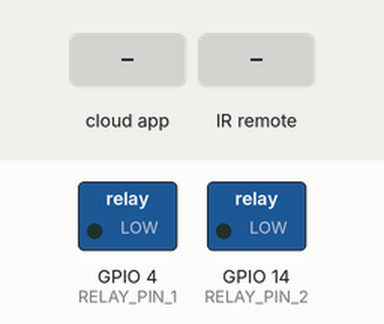
A sketch run on a simulated ESP8266 (NodeMCU). Parts: switched loads named in the sketch (green lamp = pin HIGH). The inputs (shaded band) are chosen by the test bench. WiFi joins after 1.5 s; servers stay silent unless stated; what the sketch prints to the serial monitor is not drawn.

Above: at 2.7 s.
2.8 s: the phone or cloud app sets AC.1 to 1
At 3.7 s:
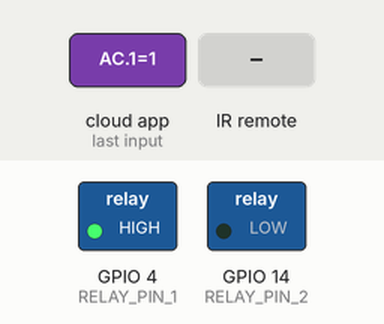
4.3 s: the phone or cloud app sets AC.2 to 1
At 4.8 s:
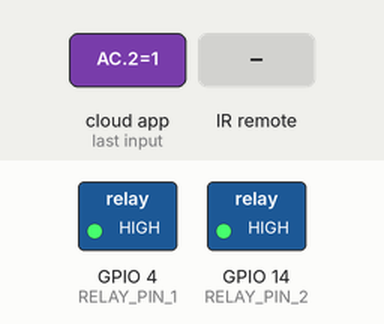
5.8 s: the phone or cloud app sets AC.1 to 0
At 7.0 s:
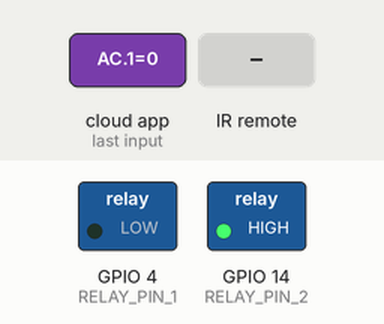
7.3 s: infrared code 0x680FB8 received
At 8.3 s:
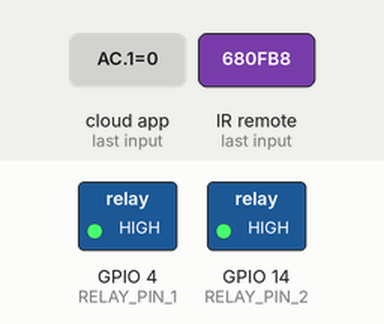
8.8 s: infrared code 0x906878 received
At 9.4 s:
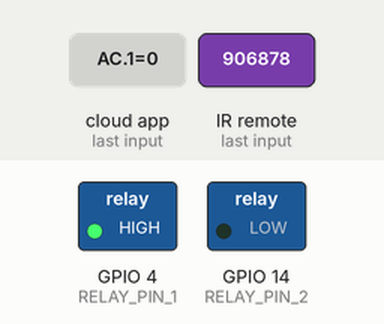
Timing chart, 0 to 11.3 s (numbered marks = the images above; inputs shaded):
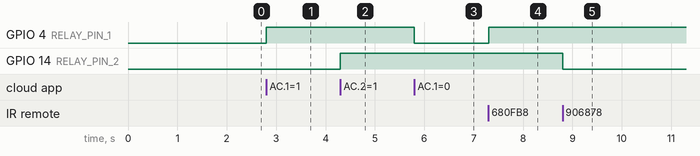

Measured:
- after the input at 2.8 s, GPIO 4 (RELAY_PIN_1): LOW → HIGH at once
- after the input at 4.3 s, GPIO 14 (RELAY_PIN_2): LOW → HIGH at once
- after the input at 5.8 s, GPIO 4 (RELAY_PIN_1): HIGH → LOW at once
- after the input at 7.3 s, GPIO 4 (RELAY_PIN_1): LOW → HIGH at once
- after the input at 8.8 s, GPIO 14 (RELAY_PIN_2): HIGH → LOW at once

The sketch:

Alexa_21_Devices_working_on_ESP32.ino
```cpp
/*
 * Rui Santos
 * Complete Project Details https://randomnerdtutorials.com
*/

#include <Arduino.h>
#ifdef ESP32
  #include <WiFi.h>
  #define RF_RECEIVER 13
  #define RELAY_PIN_1 16
  #define RELAY_PIN_2 17
#else
  #include <ESP8266WiFi.h>
  #define RF_RECEIVER 5
  #define RELAY_PIN_1 4
  #define RELAY_PIN_2 14
#endif
#include "fauxmoESP.h"

#include <RCSwitch.h>

#define SERIAL_BAUDRATE 115200

#define WIFI_SSID "ACT42463031"
#define WIFI_PASS "destiny42463031"

#define LAMP_1 "AC 1"
#define LAMP_2 "AC 2"
//#define LAMP_3 "lamp three"
//#define LAMP_4 "lamp four"
//#define LAMP_5 "lamp five"
//#define LAMP_6 "lamp six"
//#define LAMP_7 "lamp seven"
//#define LAMP_8 "lamp eight"
//#define LAMP_9 "lamp nine"
//#define LAMP_10 "lamp ten"
//#define LAMP_11 "lamp eleven"
//#define LAMP_12 "lamp twelve"
//#define LAMP_13 "lamp thirteen"
//#define LAMP_14 "lamp twelve"
//#define LAMP_15 "lamp a"
//#define LAMP_16 "lamp b"
//#define LAMP_17 "lamp c"
//#define LAMP_18 "lamp d"
//#define LAMP_19 "lamp e"
//#define LAMP_20 "lamp f"
//#define LAMP_21 "lamp g"
//#define LAMP_22 "lamp h"
//#define LAMP_23 "lamp i"
//#define LAMP_24 "lamp j"
//#define LAMP_25 "lamp k"
//#define LAMP_26 "lamp l"
//#define LAMP_27 "lamp m"
//#define LAMP_28 "lamp n"
//#define LAMP_29 "lamp o"
//#define LAMP_30 "lamp p"
//#define LAMP_31 "lamp q"
//#define LAMP_32 "lamp r"
//#define LAMP_33 "lamp s"
//#define LAMP_34 "lamp t"
//#define LAMP_35 "lamp u"
//#define LAMP_36 "lamp v"
//#define LAMP_37 "lamp w"
//#define LAMP_38 "lamp x"
//#define LAMP_39 "lamp y"
//#define LAMP_40 "lamp z"
//#define LAMP_41 "lamp za"

fauxmoESP fauxmo;

RCSwitch mySwitch = RCSwitch();

// Wi-Fi Connection
void wifiSetup() {
  // Set WIFI module to STA mode
  WiFi.mode(WIFI_STA);

  // Connect
  Serial.printf("[WIFI] Connecting to %s ", WIFI_SSID);
  WiFi.begin(WIFI_SSID, WIFI_PASS);

  // Wait
  while (WiFi.status() != WL_CONNECTED) {
    Serial.print(".");
    delay(100);
  }
  Serial.println();

  // Connected!
  Serial.printf("[WIFI] STATION Mode, SSID: %s, IP address: %s\n", WiFi.SSID().c_str(), WiFi.localIP().toString().c_str());
}

void setup() {
  // Init serial port and clean garbage
  Serial.begin(SERIAL_BAUDRATE);
  Serial.println();

  // Wi-Fi connection
  wifiSetup();

  // LED
  pinMode(RELAY_PIN_1, OUTPUT);
  digitalWrite(RELAY_PIN_1, LOW);

  pinMode(RELAY_PIN_2, OUTPUT);
  digitalWrite(RELAY_PIN_2, LOW);

  mySwitch.enableReceive(RF_RECEIVER);  // Receiver on interrupt 0 => that is pin #2

  // By default, fauxmoESP creates it's own webserver on the defined port
  // The TCP port must be 80 for gen3 devices (default is 1901)
  // This has to be done before the call to enable()
  fauxmo.createServer(true); // not needed, this is the default value
  fauxmo.setPort(80); // This is required for gen3 devices

  // You have to call enable(true) once you have a WiFi connection
  // You can enable or disable the library at any moment
  // Disabling it will prevent the devices from being discovered and switched
  fauxmo.enable(true);
  // You can use different ways to invoke alexa to modify the devices state:
  // "Alexa, turn lamp two on"

  // Add virtual devices
  fauxmo.addDevice(LAMP_1);
  fauxmo.addDevice(LAMP_2);
//  fauxmo.addDevice(LAMP_3);
//  fauxmo.addDevice(LAMP_4);
//  fauxmo.addDevice(LAMP_5);
//  fauxmo.addDevice(LAMP_6);
//  fauxmo.addDevice(LAMP_7);
//  fauxmo.addDevice(LAMP_8);
//  fauxmo.addDevice(LAMP_9);
//  fauxmo.addDevice(LAMP_10);
//  fauxmo.addDevice(LAMP_11);
//  fauxmo.addDevice(LAMP_12);
//  fauxmo.addDevice(LAMP_13);
//  fauxmo.addDevice(LAMP_14);
//  fauxmo.addDevice(LAMP_15);
//  fauxmo.addDevice(LAMP_16);
//  fauxmo.addDevice(LAMP_17);
//  fauxmo.addDevice(LAMP_18);
//  fauxmo.addDevice(LAMP_19);
//  fauxmo.addDevice(LAMP_20);
//  fauxmo.addDevice(LAMP_21);//works till 21 Devices
//  fauxmo.addDevice(LAMP_22);
//  fauxmo.addDevice(LAMP_23);
//  fauxmo.addDevice(LAMP_24);
//  fauxmo.addDevice(LAMP_25);
//  fauxmo.addDevice(LAMP_26);
//  fauxmo.addDevice(LAMP_27);
//  fauxmo.addDevice(LAMP_28);
//  fauxmo.addDevice(LAMP_29);
//  fauxmo.addDevice(LAMP_30);
//  fauxmo.addDevice(LAMP_31);
//  fauxmo.addDevice(LAMP_32);
//  fauxmo.addDevice(LAMP_33);
//  fauxmo.addDevice(LAMP_34);
//  fauxmo.addDevice(LAMP_35);
//  fauxmo.addDevice(LAMP_36);
//  fauxmo.addDevice(LAMP_37);
//  fauxmo.addDevice(LAMP_38);
//  fauxmo.addDevice(LAMP_39);
//  fauxmo.addDevice(LAMP_40);
//  fauxmo.addDevice(LAMP_41);

  fauxmo.onSetState([](unsigned char device_id, const char * device_name, bool state, unsigned char value) {
    // Callback when a command from Alexa is received.
    // You can use device_id or device_name to choose the element to perform an action onto (relay, LED,...)
    // State is a boolean (ON/OFF) and value a number from 0 to 255 (if you say "set kitchen light to 50%" you will receive a 128 here).
    // Just remember not to delay too much here, this is a callback, exit as soon as possible.
    // If you have to do something more involved here set a flag and process it in your main loop.

    Serial.printf("[MAIN] Device #%d (%s) state: %s value: %d\n", device_id, device_name, state ? "ON" : "OFF", value);
    if ( (strcmp(device_name, LAMP_1) == 0) ) {
      // this just sets a variable that the main loop() does something about
      Serial.println("RELAY 1 switched by Alexa");
      //digitalWrite(RELAY_PIN_1, !digitalRead(RELAY_PIN_1));
      if (state) {
        digitalWrite(RELAY_PIN_1, HIGH);
      } else {
        digitalWrite(RELAY_PIN_1, LOW);
      }
    }
    if ( (strcmp(device_name, LAMP_2) == 0) ) {
      // this just sets a variable that the main loop() does something about
      Serial.println("RELAY 2 switched by Alexa");
      if (state) {
        digitalWrite(RELAY_PIN_2, HIGH);
      } else {
        digitalWrite(RELAY_PIN_2, LOW);
      }
    }
  });

}

void loop() {
  // fauxmoESP uses an async TCP server but a sync UDP server
  // Therefore, we have to manually poll for UDP packets
  fauxmo.handle();

  static unsigned long last = millis();
  if (millis() - last > 5000) {
    last = millis();
    Serial.printf("[MAIN] Free heap: %d bytes\n", ESP.getFreeHeap());
  }

  if (mySwitch.available()) {
  /*Serial.print("Received ");
    Serial.print( mySwitch.getReceivedValue() );
    Serial.print(" / ");
    Serial.print( mySwitch.getReceivedBitlength() );
    Serial.print("bit ");
    Serial.print("Protocol: ");
    Serial.println( mySwitch.getReceivedProtocol() );*/
    if (mySwitch.getReceivedValue()==6819768) {
      digitalWrite(RELAY_PIN_1, !digitalRead(RELAY_PIN_1));
    }
    if (mySwitch.getReceivedValue()==9463928) {
      digitalWrite(RELAY_PIN_2, !digitalRead(RELAY_PIN_2));
    }
    delay(600);
    mySwitch.resetAvailable();
  }
}
```
